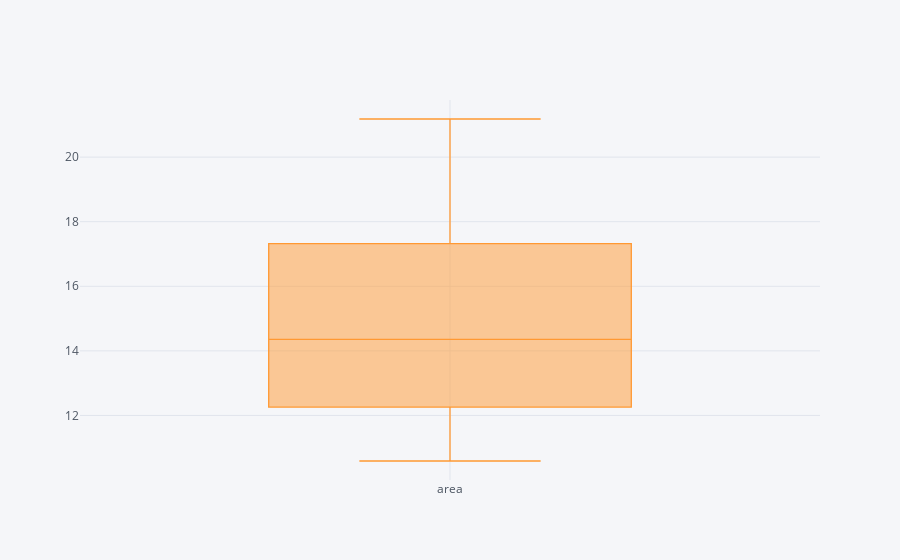

Notebook code cell kept with this figure:
### Code cell
def column_boxer(col):
    df[col].iplot("box",)
cols = df.columns
interact(column_boxer,col = cols);

### Figure 1 — Plotly figure (JSON) as saved in the notebook; plotly's stock layout.template omitted (floating-point values rounded to 4 significant figures; data arrays with more than 128 entries replaced by an {"elided": "..."} marker saying what was removed)
{"data": [{"boxpoints": false, "line": {"width": 1.3}, "marker": {"color": "rgba(255, 153, 51, 1.0)"}, "name": "area", "orientation": "v", "type": "box", "y": {"elided": "210 float values"}}], "layout": {"legend": {"bgcolor": "#F5F6F9", "font": {"color": "#4D5663"}}, "paper_bgcolor": "#F5F6F9", "plot_bgcolor": "#F5F6F9", "title": {"font": {"color": "#4D5663"}}, "xaxis": {"gridcolor": "#E1E5ED", "showgrid": true, "tickfont": {"color": "#4D5663"}, "title": {"font": {"color": "#4D5663"}, "text": ""}, "zerolinecolor": "#E1E5ED"}, "yaxis": {"gridcolor": "#E1E5ED", "showgrid": true, "tickfont": {"color": "#4D5663"}, "title": {"font": {"color": "#4D5663"}, "text": ""}, "zerolinecolor": "#E1E5ED"}}}
